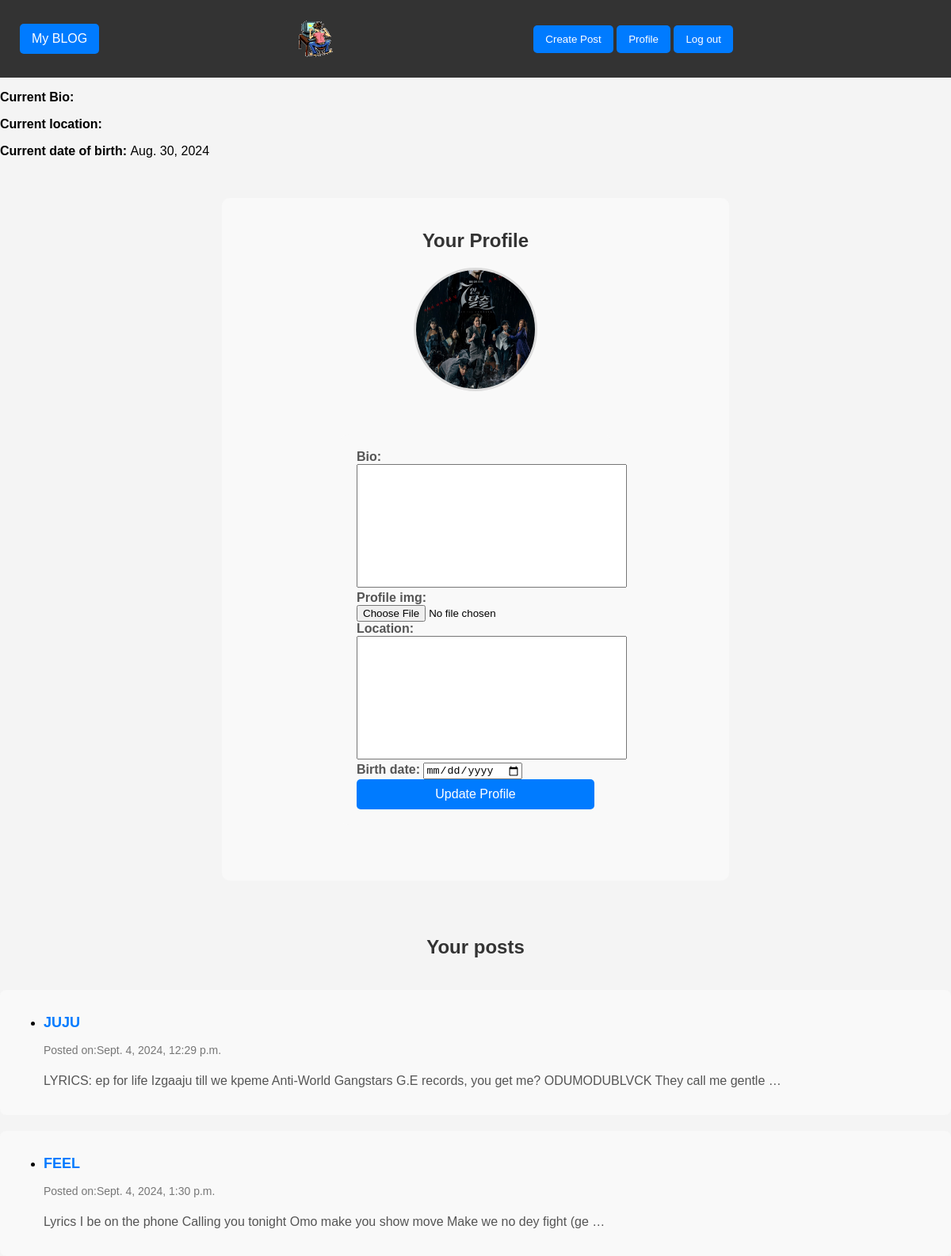
The page /profile/ (signed in) on the database its author committed.
### blog_app/models.py (models this page shows, shortened)
class User(AbstractUser):
    profile_image = models.FileField(upload_to='profile')

class Profile(models.Model):
    user = models.OneToOneField(User, on_delete=models.CASCADE,)
    bio= models.TextField(max_length=400, blank=True)
    profile_img= models.ImageField(upload_to='profile_pics/', blank=True, null=True)
    birth_date= models.DateField(null=True, blank=True)
    location= models.TextField(blank=True, max_length=35)

class Post(models.Model):
    user = models.ForeignKey(User, on_delete=models.RESTRICT, related_name='user')
    title = models.CharField(max_length=100)
    content = models.TextField()
    date = models.DateTimeField(auto_now=True)
    views = models.IntegerField(default=0)

### blog_app/views.py (the view)
# urls.py: path('profile/', profile, name='profile')
@login_required
def profile(request):
    if not hasattr(request.user, 'profile'):
        x=hasattr(request.user, 'profile')
        print(x)
        Profile.objects.create(user=request.user)
    user_posts= Post.objects.filter(user=request.user)
    if request.method=='POST':
        form = ProfileForm(request.POST, request.FILES, instance=request.user.profile)
        if form.is_valid():
            form.save()
            return redirect('profile')
    else:
        form = ProfileForm(instance=request.user)
        context = {
            'form':form,
            'user_posts':user_posts
        }
    return render(request, 'profile.html', context)

### blog_app/forms.py
class ProfileForm(forms.ModelForm):
    class Meta:
        model = Profile
        fields= ['bio','profile_img','location','birth_date']
        widgets={
            'birth_date': forms.DateInput(attrs={'type': 'date'})
        }

### blog_app/templates/profile.html (shortened to what this page needs)
{% extends "base.html" %}
{% block content %}
{%load static%}
<link rel='stylesheet' href='{% static "css/profile.css" %}'>
<div profile-info>
<p><strong> Current Bio: </strong>{{request.user.profile.bio}}</p>
<p><strong>Current location: </strong>{{request.user.profile.location}}</p>
<p><strong>Current date of birth: </strong>{{request.user.profile.birth_date}}</p>
</div>
<div class='profile-container'>
<h2>Your Profile</h2>
{%if user.profile.profile_img %}
<div class='profile-pic-container'>
     <img src='{{ user.profile.profile_img.url }}' alt='profile image' >
</div>
{%else%}
<p>No Profile picture uploaded.</p>
{% endif %}
<div class='profile-container'>
<form method='post' enctype='multipart/form-data'>
{{form}}
<button type='submit'>Update Profile</button>
</form>
</div>
</div>
<div class='profile-post-container'>
    <h2>Your posts</h2>
    {% for post in user_posts %}
        <div class='post-details'>
        <ul>
          <li>
              <h3><a href='{% url "read_detail" post.id%}'>{{post.title}}</a></h3>
              <p class='post-date'>Posted on:{{post.date}}</p>
              <p class='post-content'>{{post.content|truncatewords:20}}</p>
        </ul>
        </div>
     {%empty%}
        <li>No post created yet...</li>
     {% endfor %}
</div>
{% endblock  %}

### blog_app/static/css/base.css (style rules this page uses)
body { font-family: Arial, Helvetica, sans-serif; padding: 0; margin: 0; background-color: #f4f4f4; }

### blog_app/static/css/profile.css (style rules this page uses)
.profile-container { width: 50%; padding: 20px; margin: 50px auto; background-color: #f9f9f9; border-radius: 10px; }
.profile-container h2 { text-align: center; font-family: Arial, Helvetica, sans-serif; font-size: 24px; margin-bottom: 20px; color: #333; }
.profile-container form { display: flex; flex-direction: column; }
.profile-container label { font-weight: bold; margin-bottom: 10px; color: #555; }
.profile-container textarea { resize: none; }
.profile-container button[type='submit'] { border-radius: 5px; cursor: pointer; padding: 10px; background-color:#007bff; color: white; border: none; font-size: 16px; }
.profile-pic-container { text-align: center; margin-bottom: 20px; }
.profile-pic-container img { width: 150px; height: 150px; border-radius: 50%; object-fit: cover; border: 3px solid #ddd; }
.profile-post-container { display: flex; flex-direction: column; margin-top: 20px; gap: 20px; }
.post-details { padding: 15px; border-radius: 8px; background-color: #f9f9f9; }
.post-details h3 { font-size: 18px; margin: 0; color: #333; }
.post-details .post-date { color: #777; margin-bottom: 10px; font-size: 14px; }
.post-details p { line-height: 1.5; font-size: 16px; color: #555; }
.post-details a { color: #007bff; text-decoration: none; }
.profile-post-container h2 { text-align: center; color: #333; }

### rows shown on the page
User: user.profile.birth_date "Aug. 30, 2024", profile.profile_img (picture)
Post: title "JUJU", date "Sept. 4, 2024, 12:29 p.m.", content "LYRICS: ep for life Izgaaju till we kpeme Anti-World Gangstars G.E records, you get me? ODUMODUBLVCK They call me gentle …"
Post: title "FEEL", date "Sept. 4, 2024, 1:30 p.m.", content "Lyrics I be on the phone Calling you tonight Omo make you show move Make we no dey fight (ge …"
